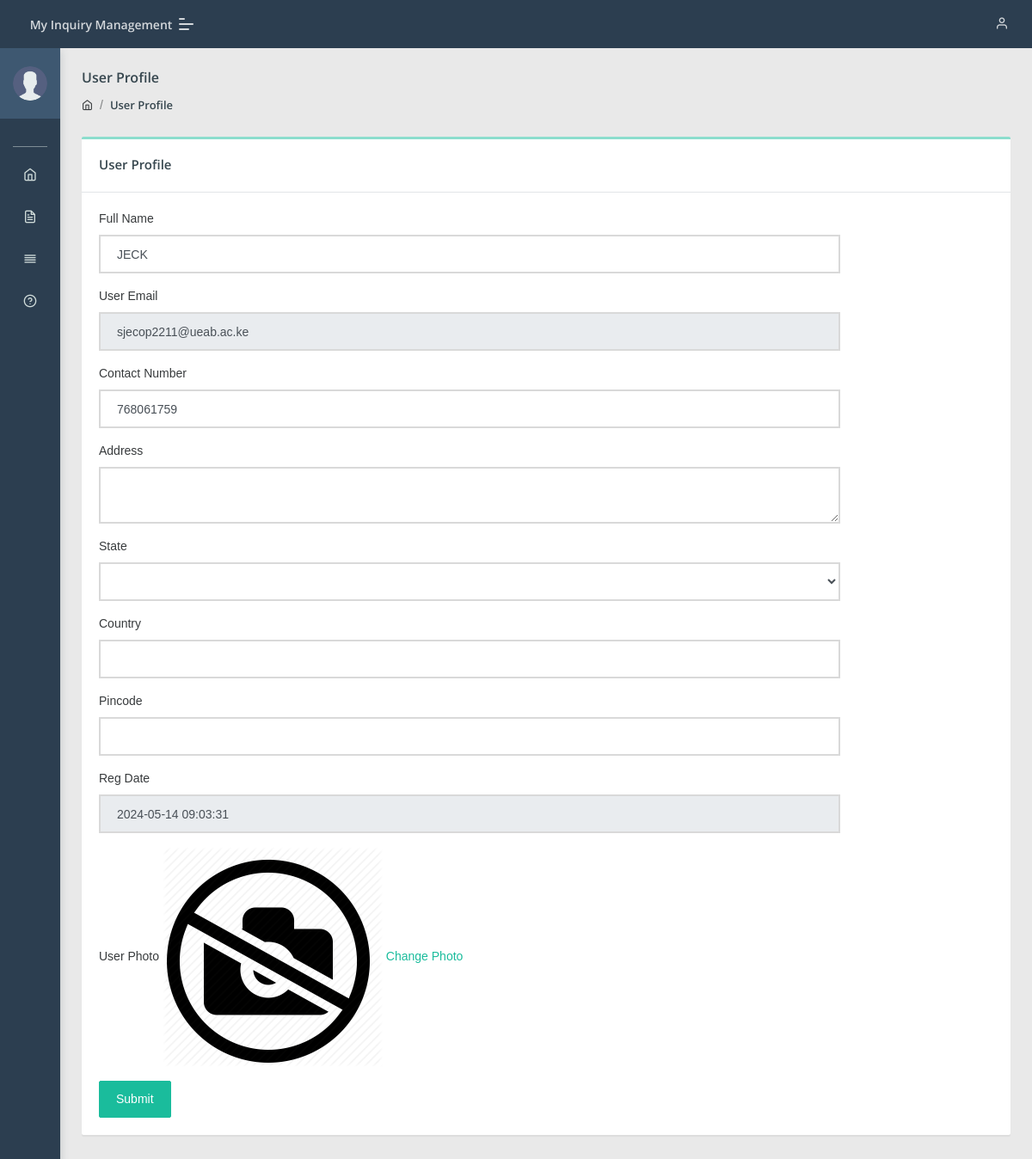
/user/profile.php (signed in), run on the app's committed database.
### tables this page shows
CREATE TABLE `users` (
  `id` int NOT NULL,
  `fullName` varchar(255) DEFAULT NULL,
  `userEmail` varchar(255) DEFAULT NULL,
  `password` varchar(255) DEFAULT NULL,
  `contactNo` bigint DEFAULT NULL,
  `address` tinytext,
  `State` varchar(255) DEFAULT NULL,
  `country` varchar(255) DEFAULT NULL,
  `pincode` int DEFAULT NULL,
  `userImage` varchar(255) DEFAULT NULL,
  `regDate` timestamp NOT NULL DEFAULT CURRENT_TIMESTAMP,
  `updationDate` timestamp NULL DEFAULT NULL,
  `status` int DEFAULT NULL
);

### user/profile.php (the view, shortened to what this page needs)
<?php
include('include/config.php');
if(strlen($_SESSION['id'])==0)
	{
header('location:index.php');
}
else{
	?>
<!DOCTYPE html>
<html lang="en">
<head>
    <link rel="stylesheet" href="../admin/assets/css/style.css">
</head>
<body class="">
	<?php include('include/sidebar.php');?>
	<?php include('include/header.php');?>
<section class="pcoded-main-container">
    <div class="pcoded-content">
        <div class="page-header">
            <div class="page-block">
                <div class="row align-items-center">
                    <div class="col-md-12">
                        <div class="page-header-title">
                            <h5 class="m-b-10">User Profile</h5>
                        </div>
                        <ul class="breadcrumb">
                            <li class="breadcrumb-item"><a href="dashboard.php"><i class="feather icon-home"></i></a></li>
                            <li class="breadcrumb-item"><a href="profile.php">User Profile</a></li>
                        </ul>
                    </div>
                </div>
            </div>
        </div>
        <div class="row">
            <div class="col-sm-12">
                <div class="card">
                    <div class="card-header">
                        <h5>User Profile</h5>
                    </div>
                    <div class="card-body">
                        <div class="row">
                            <div class="col-md-10">
                            	<?php
$id=intval($_SESSION["id"]);
$query=mysqli_query($con,"select * from users where id='$id'");
while($row=mysqli_fetch_array($query))
{
?>
                                <form method="post">
                                    <div class="form-group">
                                        <label for="exampleInputEmail1">Full Name</label>
                                        <input type="text" name="fullname" required="required" value="<?php echo htmlentities($row['fullName']);?>" class="form-control" >
                                    </div>
                                      <div class="form-group">
                                        <label for="exampleInputEmail1">User Email</label>
                                        <input type="email" name="useremail" required="required" value="<?php echo htmlentities($row['userEmail']);?>" class="form-control" readonly>
                                    </div>
                                       <div class="form-group">
                                        <label for="exampleInputEmail1">Contact Number</label>
                                        <input type="text" name="contactno" required="required" value="<?php echo htmlentities($row['contactNo']);?>" class="form-control">
                                    </div>
                                       <div class="form-group">
                                        <label for="exampleInputEmail1">Address</label>
                                        <textarea  name="address" required="required" class="form-control"><?php echo htmlentities($row['address']);?></textarea>
                                    </div>
                                    <div class="form-group">
                                        <label for="exampleInputPassword1">State</label>
                                        <select name="state" required="required" class="form-control">
<option value="<?php echo htmlentities($row['State']);?>"><?php echo htmlentities($st=$row['State']);?></option>
<?php $sql=mysqli_query($con,"select stateName from state ");
while ($rw=mysqli_fetch_array($sql)) {
  if($rw['stateName']==$st)
  {
    continue;
  }
  else
  {
  ?>
  <option value="<?php echo htmlentities($rw['stateName']);?>"><?php echo htmlentities($rw['stateName']);?></option>
<?php
}}
?>
</select>
                                    </div>
                                     <div class="form-group">
                                        <label for="exampleInputPassword1">Country</label>
                                        <input type="text" name="country" required="required" value="<?php echo htmlentities($row['country']);?>" class="form-control">
                                    </div>
                                     <div class="form-group">
                                        <label for="exampleInputPassword1">Pincode</label>
                                       <input type="text" name="pincode" maxlength="6" required="required" value="<?php echo htmlentities($row['pincode']);?>" class="form-control">
                                    </div>
                                     <div class="form-group">
                                        <label for="exampleInputPassword1">Reg Date</label>
                                        <input type="text" name="regdate" required="required" value="<?php echo htmlentities($row['regDate']);?>" class="form-control" readonly>
                                    </div>
                                    <div class="form-group">
                                        <label for="exampleInputPassword1">User Photo</label>
                                       <?php $userphoto=$row['userImage'];
if($userphoto==""):
?>
<img src="userimages/noimage.png" width="256" height="256" >
<a href="update-image.php">Change Photo</a>
<?php else:?>
    <img src="userimages/<?php echo htmlentities($userphoto);?>" width="256" height="256">
    <a href="update-image.php">Change Photo</a>
<?php endif;?>
                                    </div><?php } ?>
                                    <button type="submit" class="btn  btn-primary" name="submit">Submit</button>
                                </form>
                            </div>
                        </div>
                    </div>
                </div>
            </div>
        </div>
    </div>
</section>
</body>
</html>
<?php } ?>

### user/include/sidebar.php (shortened to what this page needs)
	<nav class="pcoded-navbar  ">
		<div class="navbar-wrapper  ">
			<div class="navbar-content scroll-div " >
				<div class="">
					<div class="main-menu-header">
						<?php
$id=intval($_SESSION["id"]);
$query=mysqli_query($con,"select * from users where id='$id'");
while($row=mysqli_fetch_array($query))
{
?>
						<img class="img-radius" src="../admin/assets/images/user/user.png" alt="User-Profile-Image">
						<div class="user-details">
						</div><?php } ?>
					</div>
				</div>
				<ul class="nav pcoded-inner-navbar ">
					<li class="nav-item pcoded-menu-caption">
					</li>
					<li class="nav-item">
					    <a href="dashboard.php" class="nav-link "><span class="pcoded-micon"><i class="feather icon-home"></i></span><span class="pcoded-mtext">Dashboard</span></a>
					</li>
					<li class="nav-item">
					    <a href="register-inquiry.php" class="nav-link "><span class="pcoded-micon"><i class="feather icon-file-text"></i></span><span class="pcoded-mtext">Lodge an Inquiry</span></a>
					</li>
					<li class="nav-item">
					    <a href="inquiry-history.php" class="nav-link "><span class="pcoded-micon"><i class="feather icon-align-justify"></i></span><span class="pcoded-mtext">History</span></a>
					</li>
					<li class="nav-item">
						<a href="inquiry-faqs.php" class="nav-link"><span class="pcoded-micon"><i class="feather icon-help-circle"></i></span><span class="pcoded-mtext">F.A.Qs</span></a>
					</li>
				</ul>
			</div>
		</div>
	</nav>

### data on the page
users: fullname "JECK", useremail "sjecop2211@ueab.ac.ke", contactno "768061759", regdate "2024-05-14 09:03:31"
